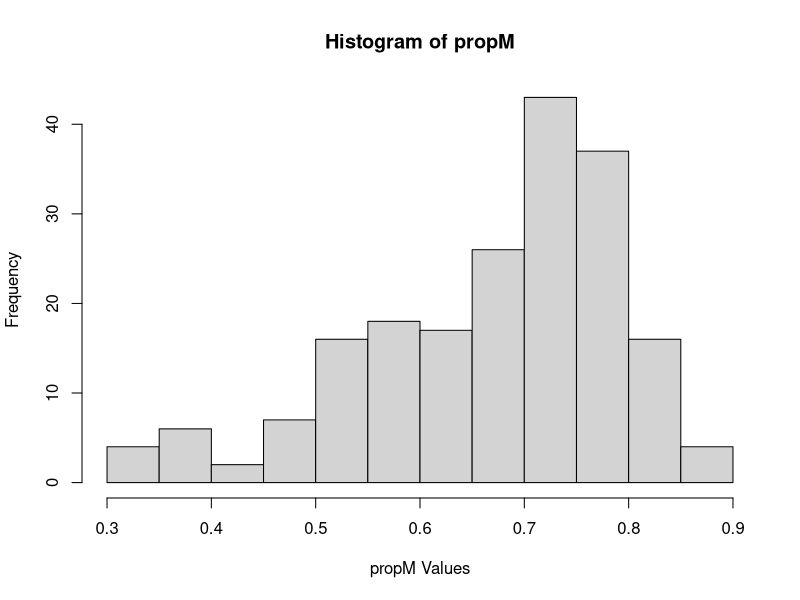

Reproduce this figure in R. (Note: this script raises an error after producing the figure.)
#Creating Linear Models and Graphing Relationships with Proporation of MAOM

#setwd("/Users/f003833/Documents/GitHub/FracFarmVT") #caitlin
setwd("C:/Users/F004SPC/Documents/GitHub/FracFarmVT") #erin

#load your libraries
library(tidyverse)
library(ggplot2)
library(dplyr)
library(corrplot)
library(emmeans)
library(nlme)
library(ggeffects)

##call in the analytical data
#Frac <- read.csv(file="Frac.csv", header=TRUE, sep=",")
#Loc <- read.csv(file="Location.csv", header=TRUE, sep=",")
#Mang <- read.csv(file="Mang.csv", header=TRUE, sep=",") 
#Master <- read.csv(file="Master.csv", header=TRUE, sep=",", fileEncoding="latin1")
#PRISM2annual <- read.csv(file="PRISM2annual.csv", header=TRUE, sep=",")

data <- read.csv(file="fracData.csv", header=TRUE, sep=",")
view(data$propM)

# join tables
#fracData<-Frac %>%
#  left_join(.,Mang,by="Field_Code")
# fracData<-fracData %>%
#     left_join(.,Master,by=c("Field_Code", "soil_texture_class")) 
# fracData<-fracData %>%
#   left_join(.,PRISM2annual,by="Field_Code")
# names(fracData)

#calculate propMOAM
library(dplyr)
data <- data %>%
  mutate(propM = gCarbonM/(gCarbonM+ gCarbonP))

summary(data$propM)

hist(data$propM, main = "Histogram of propM", xlab = "propM Values", ylab = "Frequency")
 
write.csv(data,"data.csv")

#linear model
#First, graphically explore relationships among variables
#look for interactions between independent variables

#interactions with clay
View (data)

data <- data %>% 
  mutate(claycategory=cut(soil_texture_clay, breaks=c(-Inf, 14, 24, Inf), labels=c("low","med", "high")))

ggplot(data=data, aes(x=tmeanC, y=logitpropM, col=soil_texture_clay))+ 
  geom_point()+
  geom_smooth(method=lm)+
  facet_wrap(~ claycategory, ncol=1, scales="free_x")

ggplot(data=data, aes(x=ppt.cm, y=propM, col=soil_texture_clay))+ 
  geom_point()+
  geom_smooth(method=lm)+
  facet_wrap(~ claycategory, ncol=1, scales="free_x")

#interactions with ph
data <- data %>% 
  mutate(phcategory=cut(ph, breaks=c(-Inf,6.17, 6.52, 6.93, Inf), labels=c("low","med","high", "veryhigh")))

ggplot(data=data, aes(x=tmeanC, y=propM, col=ph))+ 
  geom_point()+
  geom_smooth(method=lm)+
  facet_wrap(~ phcategory, ncol=1, scales="free_x")


ggplot(data=data, aes(x=ppt.cm, y=propM, col=ph))+ 
  geom_point()+
  geom_smooth(method=lm)+
  facet_wrap(~ phcategory, ncol=1, scales="free_x")

#interactions with ppt
data <- data %>% 
  mutate(pptcategory=cut(ppt.cm, breaks=c(-Inf,101.4, 106.4, 110.0, Inf), labels=c("low","med","high", "veryhigh")))

ggplot(data=data, aes(x=tmeanC, y=propM, col=ppt.cm))+ 
  geom_point()+
  geom_smooth(method=lm)+
  facet_wrap(~ pptcategory, ncol=1, scales="free_x")


ggplot(data=data, aes(x=aggregate_stability, y=logitpropM, col=ppt.cm))+ 
  geom_point()+
  geom_smooth(method=lm)+
  facet_wrap(~ pptcategory, ncol=1, scales="free_x")


ggplot(data=data, aes(x=ph, y=logitpropM, col=ppt.cm))+ 
  geom_point()+
  geom_smooth(method=lm)+
  facet_wrap(~ pptcategory, ncol=1, scales="free_x")


ggplot(data=data, aes(x=active_carbon, y=logitpropM, col=ppt.cm))+ 
  geom_point()+
  geom_smooth(method=lm)+
  facet_wrap(~ pptcategory, ncol=1, scales="free_x")

#interactions with aggregate stability
summary(data$aggregate_stability)

data <- data %>% 
  mutate(agStcategory=cut(aggregate_stability, breaks=c(-Inf,29.8, 46.7, 63.7, Inf), labels=c("low","med","high", "veryhigh")))

ggplot(data=data, aes(x=ph, y=propM, col=aggregate_stability))+ 
  geom_point()+
  geom_smooth(method=lm)+
  facet_wrap(~ agStcategory, ncol=1, scales="free_x")


ggplot(data=data, aes(x=ppt.cm, y=propM, col=aggregate_stability))+ 
  geom_point()+
  geom_smooth(method=lm)+
  facet_wrap(~ agStcategory, ncol=1, scales="free_x")

ggplot(data=data, aes(x=tmeanC, y=propM, col=aggregate_stability))+ 
  geom_point()+
  geom_smooth(method=lm)+
  facet_wrap(~ agStcategory, ncol=1, scales="free_x")


ggplot(data=data, aes(x=soil_texture_clay, y=propM, col=aggregate_stability))+ 
  geom_point()+
  geom_smooth(method=lm)+
  facet_wrap(~ agStcategory, ncol=1, scales="free_x")

ggplot(data=data, aes(x=active_carbon, y=propM, col=aggregate_stability))+ 
  geom_point()+
  geom_smooth(method=lm)+
  facet_wrap(~ agStcategory, ncol=1, scales="free_x")


#Correlation plot
cordata <- cor(data[,c("mgCpergSoilP", "mgCpergSoilM", "propM","ph","ppt.cm","tmeanC","aggregate_stability","soil_texture_clay","active_carbon")], use="pairwise.complete.obs", method="pearson")
corrplot(cordata)
view(cordata)
head(cordata)
##Linear Mixed Model for dependent variable (propM)
#test without random effect, because only one value per field

m1M=gls(logitpropM~ppt.cm+soil_texture_clay+
         tmeanC+aggregate_stability+active_carbon+ 
         ph, data=data, na.action=na.exclude, method="ML")
summary(m1M)
anova(m1M)

#new mb test, minus ph
mbM=gls(propM~ppt.cm+soil_texture_clay+
          tmeanC+aggregate_stability+active_carbon, data=data, na.action=na.exclude, method="ML")
summary(mbM)
anova(mbM)
#minus clay
mcM=gls(propM~ppt.cm+ph+
          tmeanC+aggregate_stability+active_carbon, data=data, na.action=na.exclude, method="ML")
summary(mcM)
anova(mcM)
#minus ppt
mdM=gls(propM~ph+soil_texture_clay+
          tmeanC+aggregate_stability+active_carbon, data=data, na.action=na.exclude, method="ML")
summary(mdM)
anova(mdM)

#minus agg stability
meM=gls(propM~ppt.cm+soil_texture_clay+
          tmeanC+ph+active_carbon, data=data, na.action=na.exclude, method="ML")
summary(meM)
anova(meM)

#minus active carbon
meM=gls(propM~ppt.cm+soil_texture_clay+
          tmeanC+ph+aggregate_stability, data=data, na.action=na.exclude, method="ML")
summary(meM)
anova(meM)

#minus temp
mfM=gls(propM~ppt.cm+soil_texture_clay+
          aggregate_stability+active_carbon+ 
          ph, data=data, na.action=na.exclude, method="ML")
summary(mfM)
anova(mfM)

#anova for different field types 

mType=aov(aggregate_stability~Type.x, data=data, na.action=na.exclude) 
summary(mType)
TukeyHSD(mType)


mType=aov(propM~Type.x, data=data, na.action=na.exclude) 
summary(mType)
TukeyHSD(mType)

#run model same as POM with interactions
m1propM=gls(logitpropM~soil_texture_clay*ppt.cm+soil_texture_clay*tmeanC+
          ppt.cm*tmeanC+aggregate_stability*active_carbon+ 
          ph, data=data, na.action=na.exclude, method="ML")
summary(m1propM)
anova(m1propM)

#check if variance structure improves the model, (to test, both methods were set to REML)
m1aM=gls(logitpropM~ppt.cm+soil_texture_clay+
          tmeanC+aggregate_stability+active_carbon+ 
          ph, data=data, na.action=na.exclude, weights = varFixed(~propM), method="ML")
anova(m1M, m1aM) #adding variance structure does not improve the model

m2M=gls(propM~ppt.cm+soil_texture_clay+
         tmeanC+aggregate_stability+active_carbon+ 
         ph, data=data, na.action=na.exclude, method="ML")

anova(m1M,m2M)
anova(m2M)

m3M=gls(propM~ppt.cm+soil_texture_clay+
         tmeanC+aggregate_stability+active_carbon,
       data=data, na.action=na.exclude, method="ML")

anova(m2M,m3M)
anova(m3M)

m4M=gls(propM~ppt.cm*soil_texture_clay+
         tmeanC+aggregate_stability*
         active_carbon,
       data=data, na.action=na.exclude, method="ML")
anova(m3M,m4M)
anova(m4M)

m5M=gls(propM~ppt.cm+soil_texture_clay+
         aggregate_stability+
         active_carbon,
       data=data, na.action=na.exclude, method="ML")

anova(m4M,m5M)
anova(m5M)

#above is if you want to drop non significant predictors until all are significant as model selection, but there is really no need. 
#I would stick with model 1

#check assumptions, distrubution of residuals


F_Final <- fitted(m1M)
R_Final <- residuals(m1M, type = "pearson", scaled = TRUE)
N = !is.na(data$propM)
Rfull <- NA
Rfull[N] <- R_Final
op <- par(mfrow = c(2,2), mar = c(5,4,1,1))  
plot(F_Final, R_Final)
hist(Rfull)
plot(Rfull ~ data$aggregate_stability)
plot(Rfull ~ data$soil_texture_clay)
plot(Rfull ~ data$active_carbon)
plot(Rfull ~ data$tmeanC)
plot(Rfull ~ data$ppt.cm)
plot(Rfull ~ data$ph)
par(op)

#partial residuals to test that the relationship is linear
#do these for each of the significant predictors (do green and red lines match?)

op <- par(mfrow = c(2,2), mar = c(5,4,1,1)) #this makes it so all the graphs are plotted in the same window (a 2 x 2 grid)

ppt.cm.c <- summary(m1M)$coefficients[2] #predictor coefficient
ppt.cm.pr <- Rfull + ppt.cm.c*data$ppt.cm  #Residuals + pred coef * predictor value
{scatter.smooth(data$ppt.cm, ppt.cm.pr, 
                lpars = list(col = "green", lwd = 3, lty = 3)) #residual loess
  abline(lm(ppt.cm.c*data$ppt.cm ~ data$ppt.cm), col = "red")} 

soil_texture_clay.c <- summary(m1M)$coefficients[3] #predictor coefficient
soil_texture_clay.pr <- Rfull + soil_texture_clay.c*data$soil_texture_clay  #Residuals + pred coef * predictor value
{scatter.smooth(data$soil_texture_clay, soil_texture_clay.pr, 
                lpars = list(col = "green", lwd = 3, lty = 3)) #residual loess
  abline(lm(soil_texture_clay.c*data$soil_texture_clay ~ data$soil_texture_clay), col = "red")} 

aggregate_stability.c <- summary(m1M)$coefficients[5] #predictor coefficient
aggregate_stability.pr <- Rfull + aggregate_stability.c*data$aggregate_stability  #Residuals + pred coef * predictor value
{scatter.smooth(data$aggregate_stability, aggregate_stability.pr, 
                lpars = list(col = "green", lwd = 3, lty = 3)) #residual loess
  abline(lm(aggregate_stability.c*data$aggregate_stability ~ data$aggregate_stability), col = "red")} 

active_carbon.c <- summary(m1M)$coefficients[6] #predictor coefficient
active_carbon.pr <- Rfull + active_carbon.c*data$active_carbon  #Residuals + pred coef * predictor value
{scatter.smooth(data$active_carbon, active_carbon.pr, 
                lpars = list(col = "green", lwd = 3, lty = 3)) #residual loess
  abline(lm(active_carbon.c*data$active_carbon ~ data$active_carbon), col = "red")} 

par(op)

#Visualize significant relationships

#own_theme below sets ggplot parameters for how plots should look. 
own_theme <- theme_bw(base_size = 11) +
  theme(rect = element_blank(),
        axis.ticks = element_line(color = "black"),
        axis.text = element_text(color = "black"),
        axis.line = element_line(color = "black"),
        panel.grid.minor = element_blank())

#for aggregate stability
pred_aggregate_stability <- ggpredict(m1M, terms = c("aggregate_stability"))
propMAOM_aggregate_stability <-data %>% 
  ggplot() +
  geom_point(aes(x = aggregate_stability, y = propM), #plot your data
             size = 1.5, alpha = 0.5) +
  geom_line(pred_aggregate_stability, mapping = aes(x=x, y=predicted), #plot the model's prediction (based on linear )
            lwd = 1) +
  own_theme+
  theme(legend.position = "none") +
  scale_y_continuous(expression("prop C in MAOM"))+
  scale_x_continuous(expression("aggregate_stability"),
                     label = scales::comma) 
propMAOM_aggregate_stability
ggsave("propMAOM_aggregate_stability.jpeg", width = 4, height = 3)


#ppt
pred_ppt <- ggpredict(m1M, terms = c("ppt.cm"))
propMAOM_ppt <-data %>% 
  ggplot() +
  geom_point(aes(x = ppt.cm, y = propM), #plot your data
             size = 1.5, alpha = 0.5) +
  geom_line(pred_ppt, mapping = aes(x=x, y=predicted), #plot the model's prediction (based on linear )
            lwd = 1) +
  own_theme+
  theme(legend.position = "none") +
  scale_y_continuous(expression("prop C in MAOM"))+
  scale_x_continuous(expression("Mean Annual Precipitation (cm)"),
                     label = scales::comma) 
propMAOM_ppt
ggsave("propMAOM_ppt.jpeg", width = 4, height = 3)


#for clay # not sig different from zero, a little negative
pred_soil_texture_clay <- ggpredict(m1M, terms = c("soil_texture_clay"))
propMAOM_soil_texture_clay <-data %>% 
  ggplot() +
  geom_point(aes(x = soil_texture_clay, y = propM), #plot your data
             size = 1.5, alpha = 0.5) +
  geom_line(pred_soil_texture_clay, mapping = aes(x=x, y=predicted), #plot the model's prediction (based on linear )
            lwd = 1) +
  own_theme+
  theme(legend.position = "none") +
  scale_y_continuous(expression("prop C in MAOM"))+
  scale_x_continuous(expression("clay"),
                     label = scales::comma) 
propMAOM_soil_texture_clay
ggsave("propMAOM_soil_texture_clay.jpeg", width = 4, height = 3)


#for active_carbon
pred_active_carbon <- ggpredict(m1M, terms = c("active_carbon"))
propMAOM_active_carbon <-data %>% 
  ggplot() +
  geom_point(aes(x = active_carbon, y = propM), #plot your data
             size = 1.5, alpha = 0.5) +
  geom_line(pred_active_carbon, mapping = aes(x=x, y=predicted), #plot the model's prediction (based on linear )
            lwd = 1) +
  own_theme+
  theme(legend.position = "none") +
  scale_y_continuous(expression("prop C in MAOM"))+
  scale_x_continuous(expression("active_carbon"),
                     label = scales::comma) 
propMAOM_active_carbon
ggsave("propMAOM_active_carbon.jpeg", width = 4, height = 3)


#for tmeanC
pred_tmeanC <- ggpredict(m1M, terms = c("tmeanC"))
propMAOM_tmeanC <-data %>% 
  ggplot() +
  geom_point(aes(x = tmeanC, y = propM), #plot your data
             size = 1.5, alpha = 0.5) +
  geom_line(pred_tmeanC, mapping = aes(x=x, y=predicted), #plot the model's prediction (based on linear )
            lwd = 1) +
  own_theme+
  theme(legend.position = "none") +
  scale_y_continuous(expression("prop C in MAOM"))+
  scale_x_continuous(expression("active_carbon"),
                     label = scales::comma) 
propMAOM_tmeanC
ggsave("propMAOM_active_carbon.jpeg", width = 4, height = 3)


#analyze data by field type. group by and color by field type this code is in progress
#exploration
propMAOM_active_carbonbyField <-data %>% 
  ggplot() +
  geom_point(aes(x = active_carbon, y = propM, color=Type.x), 
             size = 1.5, alpha = 0.5) +
  #geom_smooth() +
  own_theme+
  #theme(legend.position = "none") +
  scale_y_continuous(expression("prop C in MAOM"))+
  scale_x_continuous(expression("active_carbon"),
                     label = scales::comma) 
propMAOM_active_carbonbyField
ggsave("propMAOM_active_carbonbyField.jpeg", width = 4, height = 3)

#box plot

propMAOMbyFieldType <- ggplot(data, aes(x=Type.x, y=propM)) + 
  geom_boxplot()
propMAOMbyFieldType

#transform data logit
library(gtools)
data <- data %>%
 dplyr::mutate(logit_transformed = logit(propM))


hist(logit_transformed, main = "Histogram of propM", xlab = "propM Values", ylab = "Frequency")

# Log transformation
log_transformed <- log(logit_transformed)

#view PropM data
View(data)



#transform data logit
library(gtools)
data <- data %>%
  dplyr::mutate(logitpropM = logit(propM))

hist(data$logitpropM)
                
 View(logit)
 summary(logit)
                
 hist(data$logit, main = "Histogram of propM", xlab = "propM Values", ylab = "Frequency")               
 
